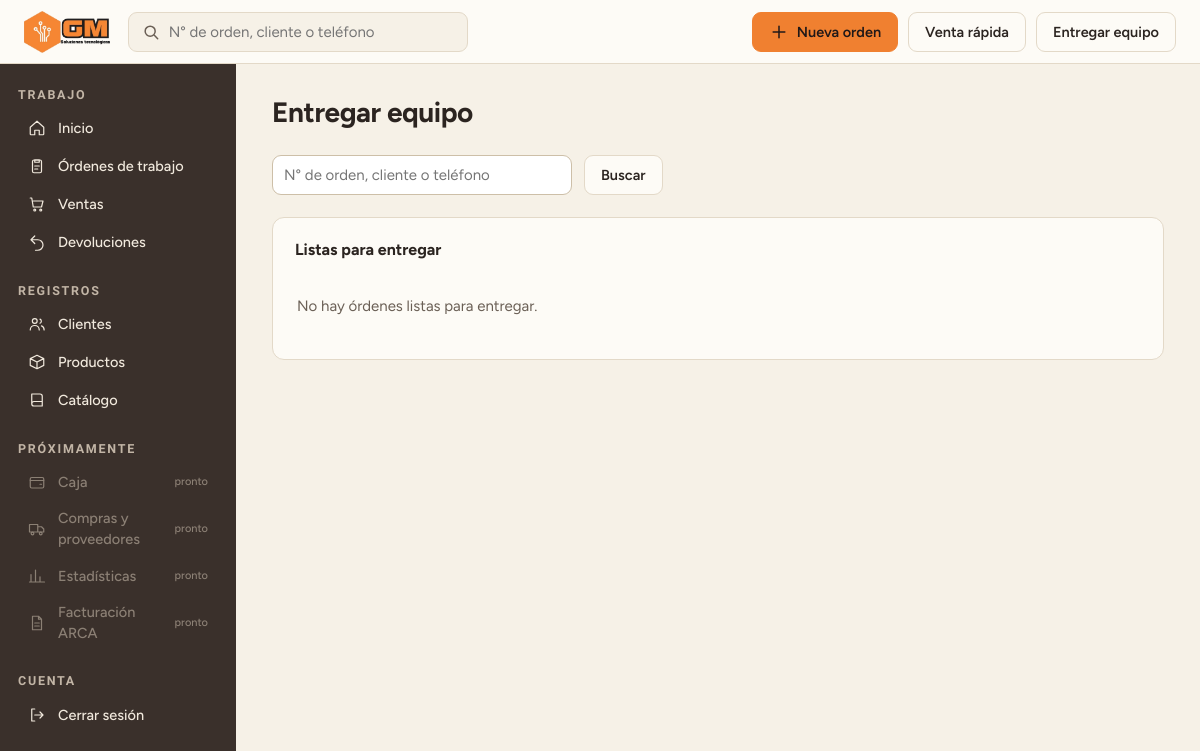
The app's page /entregar/ (signed in), older data.
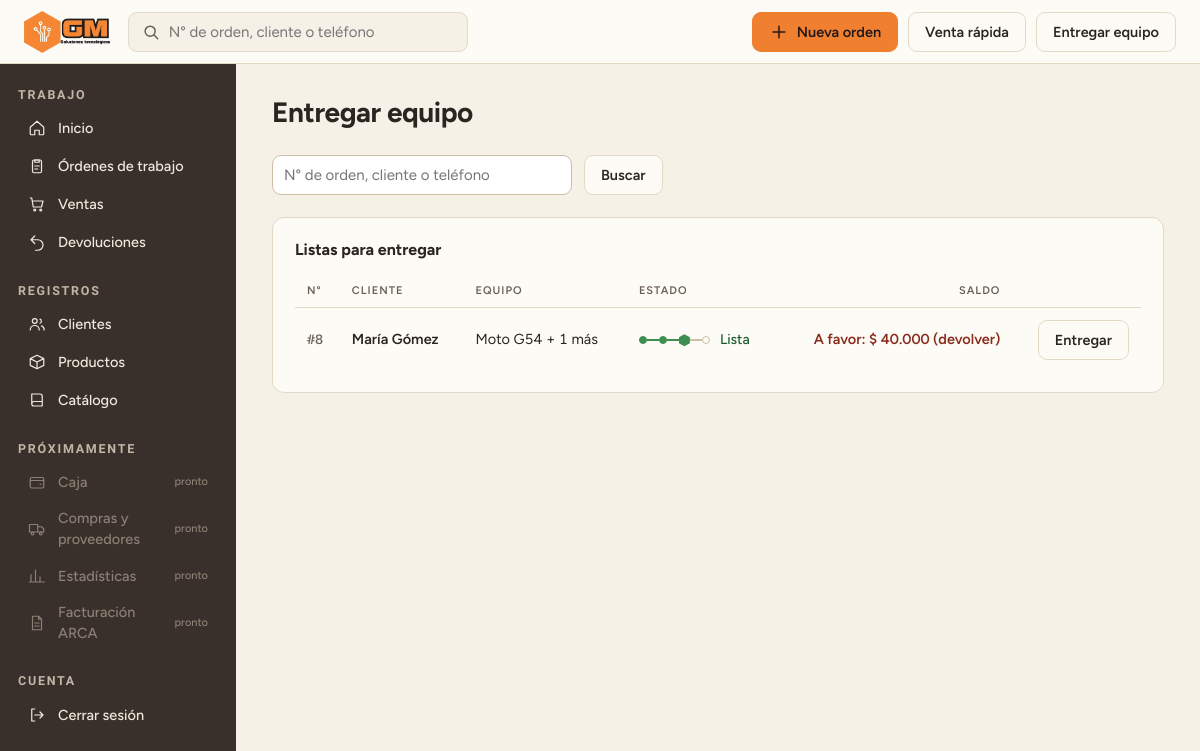
The same page, newer data.
### catalogo/models.py (models this page shows, shortened)
class OrdenTrabajo(models.Model):
    cliente = models.ForeignKey("Cliente", on_delete=models.PROTECT, related_name="ordenes")
    fecha_recepcion = models.DateTimeField(auto_now_add=True)
    @property
    def estado(self):
        if self.cerrada:
            return 'cerrada'
        equipos = list(self.equipos.all())
        if not equipos:
            return 'pendiente'
        if any(equipo.estado == 'pendiente' for equipo in equipos):
            return 'pendiente'
        if all(equipo.estado == 'no_arreglable' for equipo in equipos):
            if self.monto_retenido == 0:
                return 'finalizada'
            return 'no_arreglable'
        return 'lista'
    @property
    def total(self):
        total = Decimal("0.00")
        for equipo in self.equipos.all():
            if equipo.estado == "no_arreglable":
                continue        # lo que no se arregla no se cobra
            for linea in equipo.lineas_reparacion.all():
                total += linea.subtotal
        for linea in self.lineas_producto.all():
            total += linea.subtotal
        return total
    @property
    def monto_devuelto(self):
        return sum((d.monto for d in self.devoluciones.all() if d.devuelta), Decimal("0.00"))
    @property
    def monto_pagado(self):
        total = Decimal("0.00")
        for pago in self.pagos.all():
            total += pago.monto
        return total - self.monto_devuelto
    @property
    def monto_adeudado(self):
        return self.total - self.monto_pagado
    @property
    def monto_retenido(self):
        if self.cerrada:
            return Decimal("0.00")
        return self.monto_pagado
    @property
    def cerrada(self):
        return hasattr(self, "venta")

class Cliente(models.Model):
    nombre = models.CharField(max_length=120)
    notas = models.TextField(blank=True)
    email = models.EmailField(blank=True)
    direccion = models.CharField(max_length=200, blank=True)
    def __str__(self):
        return self.nombre

class EquipoRecibido(models.Model):
    orden_trabajo = models.ForeignKey(OrdenTrabajo, on_delete=models.CASCADE, related_name="equipos")
    tipo = models.CharField(max_length=20, choices=EQUIPO_RECIBIDO_ORDEN_CHOICES)
    modelo = models.ForeignKey(ModeloEquipo, on_delete=models.PROTECT, related_name="equipos", blank = True, null = True)
    problema = models.TextField(max_length=500)
    tipo_bloqueo = models.CharField(max_length=20, choices=BLOQUEO_CHOICES, default='ninguno')
    clave_bloqueo = models.CharField(max_length=100, blank=True)
    accesorios_dejados = models.TextField(max_length=300, blank = True)
    estado = models.CharField(max_length=20, default= 'pendiente', choices=EQUIPO_ORDEN_ESTADO_CHOICES)

class ModeloEquipo(models.Model):
    nombre = models.CharField(max_length=60)
    marca = models.ForeignKey(Marca, on_delete=models.PROTECT, related_name="modelos",
                              limit_choices_to={"activa": True})
    tipo = models.CharField(max_length=20, choices= MODELO_EQUIPO_TIPO_CHOICES)
    activo = models.BooleanField(default=True)
    class Meta:
        constraints = [
            models.UniqueConstraint(fields=["marca", "nombre"], name="modelo_unico_por_marca")
        ]

class LineaReparacion(models.Model):
    precio_vendido = models.DecimalField(max_digits=10, decimal_places=2, validators=[MinValueValidator(0)])
    nota = models.TextField(max_length=300, blank=True) #opcional
    equipo = models.ForeignKey(EquipoRecibido, on_delete=models.CASCADE, related_name="lineas_reparacion")
    reparacion = models.ForeignKey(Reparacion, on_delete=models.PROTECT, related_name="lineas")
    @property
    def subtotal(self):
        return self.precio_vendido

class Pago(models.Model):
    orden_trabajo = models.ForeignKey(OrdenTrabajo, on_delete=models.PROTECT,related_name="pagos", null = True, blank = True) #null y blank son para que no sea obligatorio, ya que un pago puede ser de una venta directa
    metodo_pago = models.ForeignKey(MetodoPago, on_delete=models.PROTECT, related_name="pagos")
    venta = models.ForeignKey("Venta", on_delete=models.PROTECT, null=True, blank=True, related_name="pagos")
    monto = models.DecimalField(max_digits=10, decimal_places=2, validators=[MinValueValidator(Decimal("0.01"))])
    recargo_porcentaje = models.DecimalField(max_digits= 5, decimal_places=2, blank=True, validators=[MinValueValidator(0)])
    fecha = models.DateTimeField(auto_now_add=True)
    class Meta:
        constraints = [
            models.CheckConstraint(
                condition=(models.Q(orden_trabajo__isnull=False, venta__isnull=True)
                           | models.Q(orden_trabajo__isnull=True, venta__isnull=False)),
                name="pago_orden_o_venta",
            )
        ]

### web/views.py (the view)
# urls.py: path("entregar/", views.entregar, name="entregar"),
@login_required
def entregar(request):
    q = request.GET.get("q", "").strip()
    consulta = (OrdenTrabajo.objects.filter(venta__isnull=True).select_related("cliente")
                .prefetch_related(*PREFETCH_ORDEN).order_by("-id"))
    if q:
        numero = q.lstrip("#")
        filtro = Q(cliente__nombre__icontains=q) | Q(cliente__telefonos__numero__icontains=q)
        if numero.isdigit():
            filtro |= Q(pk=int(numero))
        consulta = consulta.filter(filtro).distinct()
        lista = [o for o in consulta if o.estado in EN_CURSO]
    else:
        lista = [o for o in consulta if o.estado == "lista"]
    return render(request, "web/entregar.html", {"ordenes": lista, "q": q})

### catalogo/models.py (called while the page is built)
    @property
    def devuelta(self):
        return self.fecha_devolucion is not None

### web/templatetags/formato.py (called while the page is built)
def _numero(valor):
    texto = f"{abs(valor):,.2f}".replace(",", "X").replace(".", ",").replace("X", ".")
    return texto[:-3] if texto.endswith(",00") else texto

@register.filter
def pesos(valor):
    return f"$ {_numero(valor)}"

@register.filter
def saldo(orden):
    return saldo_monto(orden.monto_adeudado)

@register.filter
def saldo_monto(pendiente):
    if pendiente > 0:
        return f"Debe {pesos(pendiente)}"
    if pendiente < 0:
        return f"A favor: {pesos(pendiente)} (devolver)"
    return "Saldado"

@register.filter
def estado_texto(orden):
    return ESTADOS[orden.estado][0]

@register.filter
def estado_clase(orden):
    return ESTADOS[orden.estado][1]

@register.filter
def pista(orden):
    actual = PASO_ACTUAL[orden.estado]
    pasos = []
    for i in range(4):
        if i < actual:
            pasos.append("hecho")
        elif i == actual:
            pasos.append("actual")
        else:
            pasos.append("")
    return pasos

### web/templates/web/entregar.html (shortened to what this page needs)
{% extends "web/base.html" %}
{% load formato %}
{% block contenido %}
<div class="head"><h1>Entregar equipo</h1></div>
<form class="filtros" method="get" role="search">
<input class="entrada" name="q" value="{{ q }}" placeholder="N° de orden, cliente o teléfono" aria-label="Buscar la orden" autofocus>
<button class="btn">Buscar</button>
</form>
<section class="panel">
<h2>{% if q %}Órdenes que coinciden{% else %}Listas para entregar{% endif %}</h2>
{% if ordenes %}
<div style="overflow-x:auto"><table>
<thead><tr><th>N°</th><th>Cliente</th><th>Equipo</th><th>Estado</th><th class="der">Saldo</th><th></th></tr></thead>
<tbody>
{% for o in ordenes %}
<tr>
<td class="num"><a href="{% url 'web:orden_detalle' o.id %}"><b>#{{ o.id }}</b></a></td>
<td class="cli">{{ o.cliente }}</td>
<td>{{ o|equipos_texto }}</td>
<td>{% include "web/parciales/pista.html" %}</td>
<td class="der{% if o.monto_adeudado < 0 %} afavor{% endif %}">{{ o|saldo }}</td>
<td class="der">{% if o.estado == "lista" %}<a class="btn" href="{% url 'web:orden_entregar' o.id %}">Entregar</a>{% endif %}</td>
</tr>
{% endfor %}
</tbody></table></div>
{% else %}
<p class="vacio">{% if q %}No hay órdenes abiertas que coincidan con “{{ q }}”.{% else %}No hay órdenes listas para entregar.{% endif %}</p>
{% endif %}
</section>
{% endblock %}

### web/templates/web/parciales/pista.html
{% load formato %}
<span class="pista {{ o|estado_clase }}" title="Recibida · Revisión · Lista · Entregada"><span class="p" aria-hidden="true">{% for paso in o|pista %}{% if not forloop.first %}<span class="s {{ paso }}"></span>{% endif %}<span class="n {{ paso }}"></span>{% endfor %}</span><span class="t">{{ o|estado_texto }}</span></span>

Row changes from the older to the newer data that the page shows:
added OrdenTrabajo: id "8", cliente "María Gómez", id.nombre "Moto G54 + 1 más", id.estado "Lista", id.monto "A favor: $ 40.000 (devolver)", shows "Entregar"
Text that changed along with them:
text no longer shown: "No hay órdenes listas para entregar."
text now shown: "N° CLIENTE EQUIPO ESTADO SALDO"
